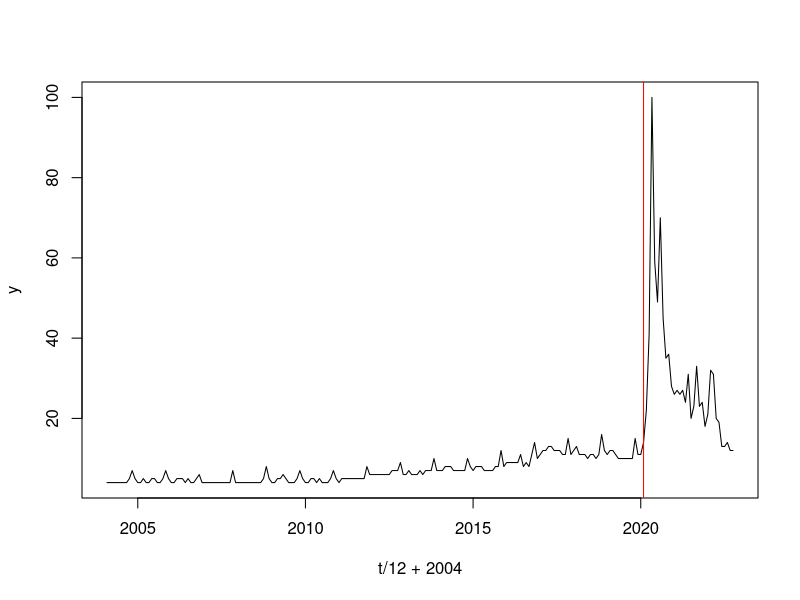

Source code (R):
## ---- chunk 1
knitr::opts_chunk$set(echo = TRUE)
## ---- chunk 2
set.seed(111)
## ---- chunk 3
mask <- read.csv('mask.csv', skip=1, header=T)
head(mask)
## ---- chunk 4
n <- nrow(mask) # time series length, 225
t <- 1:n
y <- mask[,2] # values of the time series
## ---- chunk 5
log.post.c <- function(c) {
  X = matrix(1, nrow = n, ncol = 2)
  X[,2] = (t > c)
  #bhat = solve(t(X) %*% X) %*% t(X) %*% y
  mod = lm(y ~ X[,2])
  # log of posterior pdf of c
  log.post = (ncol(X) - n)/2*log(sum(mod$residuals^2)) - 0.5*log(det(t(X) %*% X))
  log.post
}  
## ---- chunk 6
c.vals <- c(3:(n-3))
log.values <- as.numeric(lapply(c.vals, FUN=log.post.c))
log.values <- log.values - max(log.values)
values <- exp(log.values)
## ---- chunk 7
ind.max = which.max(log.values)
c.est <- c.vals[ind.max]
print(c.est)
## ---- chunk 8
plot(t/12 + 2004, y, type='l')
abline(v=c.est/12 + 2004, col='red')
## ---- chunk 9
total = sum(values)
d = 1
conf.total = values[c.est]
while(conf.total <= .95 * total) {
  conf.total <- conf.total + values[c.est-d] + values[c.est+d]
  d <- d + 1
}
c(c.est-d, c.est+d)
